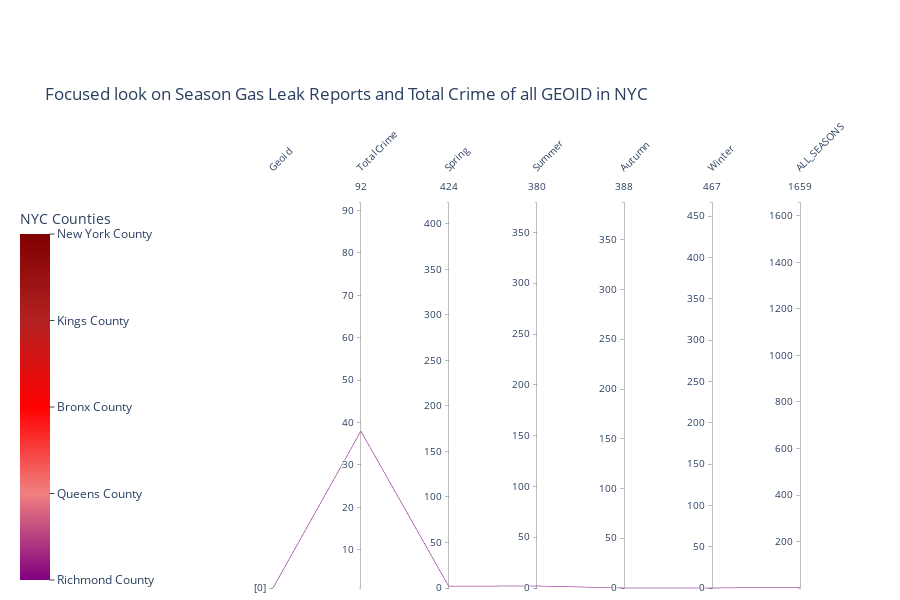

Notebook code for this chart:
### Code cell
# 3) Plot:
figParallel = go.Figure(
    data = go.Parcoords(
        # LINE COLOR DEF: 
        line = dict( 
           color = df[colorCol], #each lines' color val
           colorscale = ["purple", "lightcoral", "red", "firebrick","maroon"], #[counties0->4]
           colorbar = dict(
               tickvals = [0,1,2,3,4],                                       #[counties0->4]
               ticktext = countyColorOrder,                                   #[counties0->4]
               title = {'text': "NYC Counties"},
               x = -0.5,      #******delete this to turn the colorscale bar to normal position
               ticks = "outside",
           ),
           showscale = True, #show the scale 
           cmin = df[colorCol].min(),
           cmax = df[colorCol].max(),
        ),
        dimensions = dimList,
        labelangle = -45,
    )
)

figParallel.update_layout(
    title = "Focused look on Season Gas Leak Reports and Total Crime of all GEOID in NYC",
    autosize=False,
    width  = 900,
    height = 600,
    margin=dict(
        l=10,
        r=100,
        b=10,
        t=200,
        pad=4
    ),
    
)

# figParallel.update_yaxes(automargin=True)
figParallel.show()

### Figure 1 — Plotly figure (JSON) as saved in the notebook; plotly's stock layout.template omitted (floating-point values rounded to 4 significant figures; data arrays with more than 128 entries replaced by an {"elided": "..."} marker saying what was removed)
{"data": [{"dimensions": [{"label": "Geoid", "range": [0, 2025], "ticktext": ["[0]"], "tickvals": [0, 100, 200, 300, 400, 500, 600, 700, 800, 900, 1000, 1100, 1200, 1300, 1400, 1500, 1600, 1700, 1800, 1900, 2000], "values": [0]}, {"label": "TotalCrime", "range": [1, 92], "values": {"elided": "2025 int values"}}, {"label": "Spring", "range": [0, 424], "values": {"elided": "2025 int values"}}, {"label": "Summer", "range": [0, 380], "values": {"elided": "2025 int values"}}, {"label": "Autumn", "range": [0, 388], "values": {"elided": "2025 int values"}}, {"label": "Winter", "range": [0, 467], "values": {"elided": "2025 int values"}}, {"label": "ALL_SEASONS", "range": [1, 1659], "values": {"elided": "2025 int values"}}], "labelangle": -45, "line": {"cmax": 4, "cmin": 0, "color": {"elided": "2025 int values"}, "colorbar": {"ticks": "outside", "ticktext": ["Richmond County", "Queens County", "Bronx County", "Kings County", "New York County"], "tickvals": [0, 1, 2, 3, 4], "title": {"text": "NYC Counties"}, "x": -0.5}, "colorscale": [[0, "purple"], [0.25, "lightcoral"], [0.5, "red"], [0.75, "firebrick"], [1, "maroon"]], "showscale": true}, "type": "parcoords"}], "layout": {"autosize": false, "height": 600, "margin": {"b": 10, "l": 10, "pad": 4, "r": 100, "t": 200}, "title": {"text": "Focused look on Season Gas Leak Reports and Total Crime of all GEOID in NYC"}, "width": 900}}
